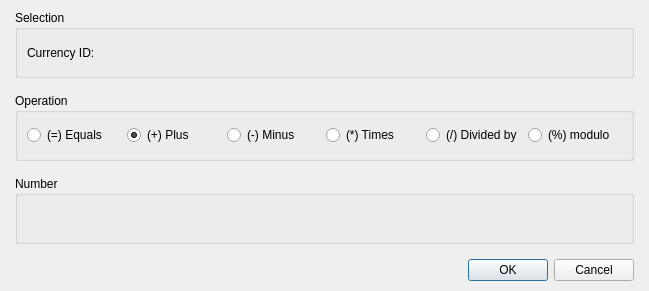
<?xml version="1.0" encoding="UTF-8"?>
<ui version="4.0">
 <class>DialogCommandChangeMoney</class>
 <widget class="QDialog" name="DialogCommandChangeMoney">
  <property name="geometry">
   <rect>
    <x>0</x>
    <y>0</y>
    <width>649</width>
    <height>291</height>
   </rect>
  </property>
  <property name="windowTitle">
   <string>Dialog</string>
  </property>
  <layout class="QGridLayout" name="gridLayout_2">
   <property name="leftMargin">
    <number>15</number>
   </property>
   <property name="topMargin">
    <number>10</number>
   </property>
   <property name="rightMargin">
    <number>15</number>
   </property>
   <property name="bottomMargin">
    <number>10</number>
   </property>
   <item row="0" column="0">
    <layout class="QVBoxLayout" name="verticalLayout_2" stretch="1,0">
     <property name="spacing">
      <number>15</number>
     </property>
     <item>
      <layout class="QVBoxLayout" name="verticalLayout">
       <item>
        <widget class="QGroupBox" name="groupBoxSelection">
         <property name="title">
          <string>Selection</string>
         </property>
         <layout class="QGridLayout" name="gridLayout_3">
          <item row="0" column="0">
           <layout class="QHBoxLayout" name="horizontalLayout" stretch="0,0,1">
            <item>
             <widget class="QLabel" name="labelMoneyID">
              <property name="text">
               <string>Currency ID:</string>
              </property>
             </widget>
            </item>
            <item>
             <widget class="PanelPrimitiveValue" name="panelPrimitiveMoneyID" native="true">
              <property name="minimumSize">
               <size>
                <width>250</width>
                <height>27</height>
               </size>
              </property>
              <property name="maximumSize">
               <size>
                <width>250</width>
                <height>27</height>
               </size>
              </property>
             </widget>
            </item>
            <item>
             <spacer name="horizontalSpacer">
              <property name="orientation">
               <enum>Qt::Horizontal</enum>
              </property>
              <property name="sizeHint" stdset="0">
               <size>
                <width>218</width>
                <height>20</height>
               </size>
              </property>
             </spacer>
            </item>
           </layout>
          </item>
         </layout>
        </widget>
       </item>
       <item>
        <widget class="QGroupBox" name="groupBoxOperation">
         <property name="title">
          <string>Operation</string>
         </property>
         <layout class="QGridLayout" name="gridLayout">
          <item row="0" column="0">
           <layout class="QHBoxLayout" name="horizontalLayout_2">
            <item>
             <widget class="QRadioButton" name="radioButtonEquals">
              <property name="text">
               <string>(=) Equals</string>
              </property>
              <property name="checked">
               <bool>false</bool>
              </property>
             </widget>
            </item>
            <item>
             <widget class="QRadioButton" name="radioButtonPlus">
              <property name="text">
               <string>(+) Plus</string>
              </property>
              <property name="checked">
               <bool>true</bool>
              </property>
             </widget>
            </item>
            <item>
             <widget class="QRadioButton" name="radioButtonMinus">
              <property name="text">
               <string>(-) Minus</string>
              </property>
             </widget>
            </item>
            <item>
             <widget class="QRadioButton" name="radioButtonTimes">
              <property name="text">
               <string>(*) Times</string>
              </property>
             </widget>
            </item>
            <item>
             <widget class="QRadioButton" name="radioButtonDivided">
              <property name="text">
               <string>(/) Divided by</string>
              </property>
             </widget>
            </item>
            <item>
             <widget class="QRadioButton" name="radioButtonModulo">
              <property name="text">
               <string>(%) modulo</string>
              </property>
             </widget>
            </item>
           </layout>
          </item>
         </layout>
        </widget>
       </item>
       <item>
        <widget class="QGroupBox" name="groupBoxNumber">
         <property name="title">
          <string>Number</string>
         </property>
         <layout class="QGridLayout" name="gridLayout_5">
          <item row="0" column="0">
           <layout class="QHBoxLayout" name="horizontalLayout_3" stretch="0,1">
            <item>
             <widget class="PanelPrimitiveValue" name="panelPrimitiveNumber" native="true">
              <property name="minimumSize">
               <size>
                <width>270</width>
                <height>27</height>
               </size>
              </property>
              <property name="maximumSize">
               <size>
                <width>270</width>
                <height>27</height>
               </size>
              </property>
             </widget>
            </item>
            <item>
             <spacer name="horizontalSpacer_2">
              <property name="orientation">
               <enum>Qt::Horizontal</enum>
              </property>
              <property name="sizeHint" stdset="0">
               <size>
                <width>40</width>
                <height>20</height>
               </size>
              </property>
             </spacer>
            </item>
           </layout>
          </item>
         </layout>
        </widget>
       </item>
      </layout>
     </item>
     <item>
      <widget class="QDialogButtonBox" name="buttonBox">
       <property name="orientation">
        <enum>Qt::Horizontal</enum>
       </property>
       <property name="standardButtons">
        <set>QDialogButtonBox::Cancel|QDialogButtonBox::Ok</set>
       </property>
      </widget>
     </item>
    </layout>
   </item>
  </layout>
 </widget>
 <customwidgets>
  <customwidget>
   <class>PanelPrimitiveValue</class>
   <extends>QWidget</extends>
   <header>panelprimitivevalue.h</header>
   <container>1</container>
  </customwidget>
 </customwidgets>
 <resources/>
 <connections>
  <connection>
   <sender>buttonBox</sender>
   <signal>accepted()</signal>
   <receiver>DialogCommandChangeMoney</receiver>
   <slot>accept()</slot>
   <hints>
    <hint type="sourcelabel">
     <x>248</x>
     <y>254</y>
    </hint>
    <hint type="destinationlabel">
     <x>157</x>
     <y>274</y>
    </hint>
   </hints>
  </connection>
  <connection>
   <sender>buttonBox</sender>
   <signal>rejected()</signal>
   <receiver>DialogCommandChangeMoney</receiver>
   <slot>reject()</slot>
   <hints>
    <hint type="sourcelabel">
     <x>316</x>
     <y>260</y>
    </hint>
    <hint type="destinationlabel">
     <x>286</x>
     <y>274</y>
    </hint>
   </hints>
  </connection>
 </connections>
</ui>
